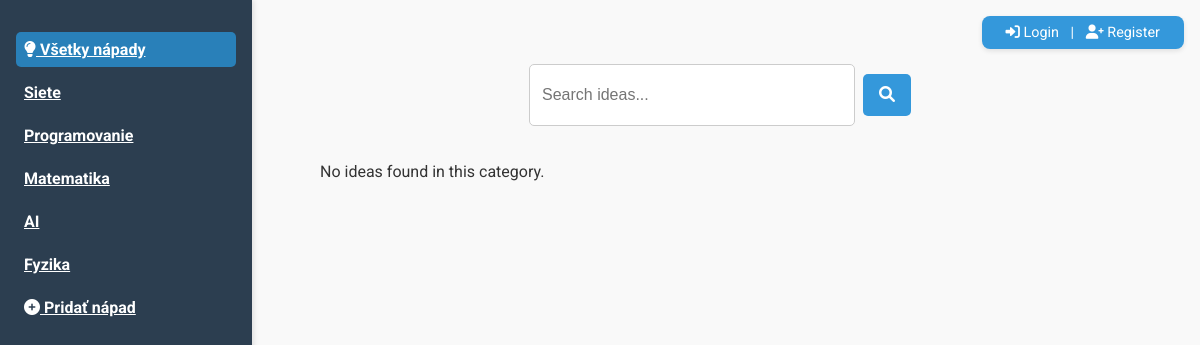
Before: / with the older database file.
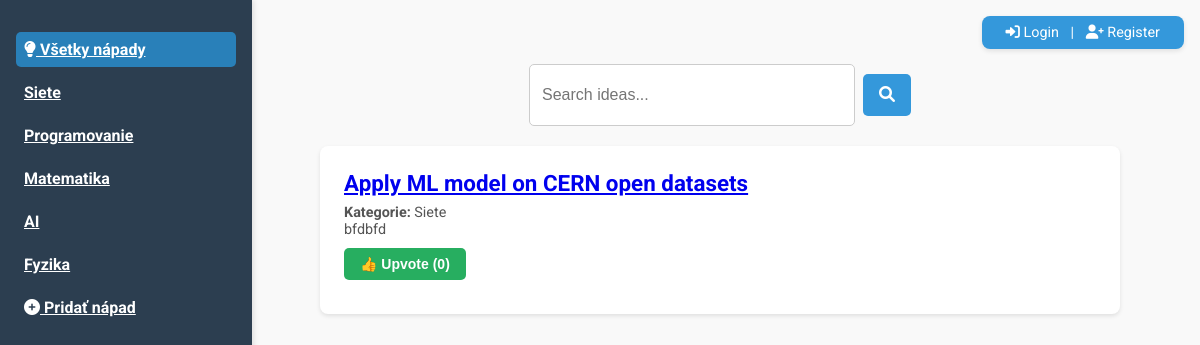
After: the same page with the newer database file.
### app.py (models this page shows)
class Category(db.Model):
    id = db.Column(db.Integer, primary_key=True)
    name = db.Column(db.String(100), unique=True, nullable=False)

class Idea(db.Model):
    id = db.Column(db.Integer, primary_key=True)
    title = db.Column(db.String(200), nullable=False)
    description = db.Column(db.Text, nullable=False)
    user_id = db.Column(db.Integer, db.ForeignKey('user.id'), nullable=False)
    comments = db.relationship('Comment', backref='idea', lazy=True, cascade="all, delete")
    upvotes = db.Column(db.Integer, default=0)
    categories = db.Column(db.String(255), nullable=True)
    image = db.Column(db.String(255), nullable=True)  # Tu bude cesta k obrázku
    working_users = db.relationship('User', secondary=working_on, backref=db.backref('working_ideas', lazy='dynamic'))
    completed_by = db.Column(db.String(255), nullable=True)  # Uloží ID používateľov ako CSV
    completion_link = db.Column(db.String(255), nullable=True)  # Link na hotový projekt
    completed_ideas = db.relationship('CompletedIdea', back_populates='idea', lazy=True, cascade="all, delete")

### app.py (the view)
@app.route('/')
def home():
    categories = Category.query.all()
    selected_category = request.args.get('category')
    search_query = request.args.get('search', '')
    if selected_category:
        ideas = Idea.query.filter(Idea.categories.contains(selected_category)).all()
    else:
        ideas = Idea.query.all()
    if search_query:
        ideas = ideas.filter(Idea.title.contains(search_query) | Idea.description.contains(search_query))
    return render_template('index.html', ideas=ideas, categories=categories, selected_category=selected_category)

### templates/index.html (shortened to what this page needs)
<!DOCTYPE html>
<html lang="en">
<head>
    <link href="https://cdnjs.cloudflare.com/ajax/libs/font-awesome/6.0.0-beta3/css/all.min.css" rel="stylesheet">
    <link rel="stylesheet" href="/static/styles.css">
</head>
<body>
    <aside>
        <ul>
            <li><a href="/" {% if not selected_category %}class="active"{% endif %}><i class="fas fa-lightbulb"></i> Všetky nápady</a></li>
            {% for category in categories %}
            <li><a href="{{ url_for('home', category=category.name) }}">{{ category.name }}</a></li>
            {% endfor %}
            <li><a href="/add_idea"><i class="fas fa-plus-circle"></i> Pridať nápad</a></li>
        </ul>
    </aside>
    <header>
        {% if session.get('user_id') %}
        <a href="/logout"><i class="fas fa-sign-out-alt"></i> Logout</a>
        {% else %}
        <a href="/login"><i class="fas fa-sign-in-alt"></i> Login</a> |
        <a href="/register"><i class="fas fa-user-plus"></i> Register</a>
        {% endif %}
    </header>
    <main>
        <div class="searchbar">
            <form method="GET">
                <input type="text" name="search" placeholder="Search ideas..." value="{{ request.args.get('search', '') }}">
                <button type="submit"><i class="fas fa-search"></i></button>
            </form>
        </div>
        <ul>
            {% if ideas %}
            {% for idea in ideas %}
            <li>
                <h3><a href="{{ url_for('idea_detail', idea_id=idea.id) }}">{{ idea.title }}</a></h3>
                <p><strong>Kategorie:</strong> {{ idea.categories }}</p>
                <p>{{ idea.description }}</p>
                <form action="{{ url_for('upvote_idea', idea_id=idea.id) }}" method="POST" style="display: inline;">
                    <button type="submit" class="upvote-btn">👍 Upvote ({{ idea.upvotes }})</button>
                </form>
            </li>
            {% endfor %}
            {% else %}
            <p>No ideas found in this category.</p>
            {% endif %}
        </ul>
    </main>
</body>
</html>

### static/styles.css (style rules this page uses)
body { font-family: 'Roboto', sans-serif; margin: 0; padding: 0; display: flex; background-color: #f9f9f9; color: #333; }
aside { background-color: #2c3e50; color: white; width: 220px; padding: 1rem; position: fixed; top: 0; left: 0; height: 100vh; overflow-y: auto; box-shadow: 2px 0 5px rgba(0, 0, 0, 0.1); }
aside ul { list-style: none; padding: 0; }
aside ul li { margin-bottom: 0.5rem; }
aside ul li a { color: white; font-weight: bold; padding: 0.5rem; display: block; border-radius: 5px; transition: background-color 0.3s ease; }
aside ul li a.active { background-color: #2980b9; color: white; border-radius: 5px; }
header { position: fixed; top: 1rem; right: 1rem; background-color: #3498db; color: white; padding: 0.5rem 1rem; border-radius: 8px; box-shadow: 0 2px 5px rgba(0, 0, 0, 0.1); font-size: 0.9rem; z-index: 1000; }
header a { color: white; margin: 0 0.5rem; text-decoration: none; }
main { margin-left: 240px; margin-top: 2rem; padding: 2rem; flex: 1; display: flex; flex-direction: column; align-items: center; }
main ul { width: 100%; max-width: 800px; display: flex; flex-direction: column; gap: 1.5rem; list-style: none; padding: 0; margin: 0; }
main ul li { background-color: white; border-radius: 8px; padding: 1.5rem; box-shadow: 0 2px 4px rgba(0, 0, 0, 0.1); transition: transform 0.2s ease, box-shadow 0.2s ease; }
main ul li h3 { font-size: 1.4rem; margin: 0 0 0.5rem; color: #333; }
main ul li p { margin: 0; font-size: 0.9rem; color: #555; }
.searchbar { margin-bottom: 20px; display: flex; justify-content: center; align-items: center; }
.searchbar form { display: flex; gap: 0.5rem; }
.searchbar input[type="text"] { width: 300px; padding: 0.75rem; font-size: 1rem; border: 1px solid #ccc; border-radius: 5px; outline: none; transition: border-color 0.3s ease; }
.searchbar button { padding: 0.75rem 1rem; font-size: 1rem; color: white; background-color: #3498db; border: none; border-radius: 5px; cursor: pointer; transition: background-color 0.3s ease; }
.searchbar button i { margin: 0; }
button { display: inline-block; padding: 10px 15px; margin: 10px 0; font-size: 14px; color: white; background-color: #007bff; border: none; border-radius: 5px; cursor: pointer; transition: background 0.3s; }
.upvote-btn { background-color: #27ae60; color: white; border: none; padding: 0.5rem 1rem; border-radius: 5px; cursor: pointer; font-weight: bold; transition: background 0.3s ease; }

Changed rows visible on the page:
added Idea: title "Apply ML model on CERN open datasets", categories "Siete", description "bfdbfd", upvotes "0"
Other visible differences:
text no longer shown: "No ideas found in this category."
